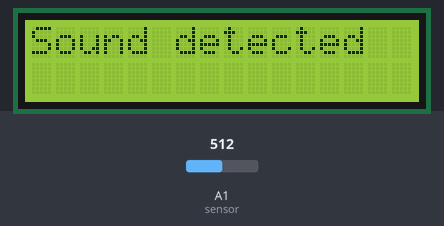
Simulated run of this sketch. Board: Arduino Uno, built with avr-gcc and run on an emulated ATmega328P. On the bench: 16×2 character LCD. Inputs (shaded band) come from the test bench; at power-on: A1 (sensor) = 512. What the sketch prints to the serial monitor is not drawn.

Above: at 1.2 s.
1.3 s: A1 (sensor) set to 486
At 2.7 s:
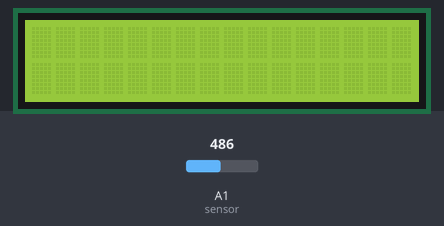
3.0 s: A1 (sensor) set to 510
6.0 s: A1 (sensor) set to 490
7.5 s: A1 (sensor) set to 511
Timing chart, 0 to 10.5 s (numbered marks = the images above; inputs shaded):
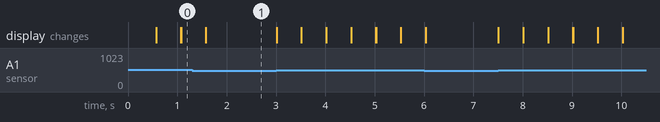

The sketch:

ex_display.ino
```cpp
#include <LiquidCrystal.h>
#define sensor A1

LiquidCrystal lcd(7, 6, 5, 4, 3, 2);

void setup() {
  lcd.begin(16,2);
  lcd.clear();
  pinMode(sensor, INPUT);
  Serial.begin(9600);
}

void loop() {
  int sensor_vle = analogRead(sensor);
  Serial.println(sensor_vle);
  lcd.setCursor(0,0);
  if (sensor_vle >= 500){
    lcd.print("Sound detected");
    delay(500);
    lcd.clear();
    }
}
```

Measured:
- the behaviour switches between 500 and 499 on A1 (sensor) (found by bisection; images 0 and 1)
